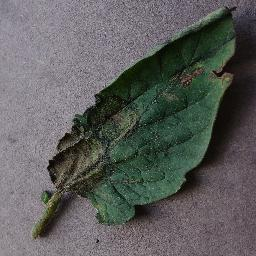
#> input picture Export/extra/dis-seg/JPEGImages/disease10.jpg, 256 x 256 px; its folder holds only this picture in this run
$ jupyter execute disease.ipynb
#> lines starting #> are read from the running program, lines starting #| are printed output that depends on the picture
# Normalization

[cell 1]
from PIL import Image
import numpy as np
import os
import glob

input_dir = '/home/krish/Downloads/AgriThon 2.0/Export/dis-yolo-seg/JPEGImages'
output_dir = '/home/krish/Downloads/AgriThon 2.0/Export/dis-yolo-seg/augmented/normalized'
os.makedirs(output_dir, exist_ok=True)

image_files = glob.glob(os.path.join(input_dir, '*.jpg'))

for path in image_files:
    img = np.array(Image.open(path)).astype('float32') / 255.0
    img_uint8 = (img * 255).astype('uint8')
#> img_uint8 is the input picture: shape (256, 256, 3); mean R, G, B 92.7, 93.8, 92
    Image.fromarray(img_uint8).save(os.path.join(output_dir, os.path.basename(path)))

# Rotation

[cell 2]
from PIL import Image
import os
import glob

input_dir = '/home/krish/Downloads/AgriThon 2.0/Export/dis-yolo-seg/JPEGImages'
output_dir = '/home/krish/Downloads/AgriThon 2.0/Export/dis-yolo-seg/augmented/rotated'
os.makedirs(output_dir, exist_ok=True)

image_files = glob.glob(os.path.join(input_dir, '*.jpg'))
angles = [90, 180, 270]

for path in image_files:
    img = Image.open(path)
    base = os.path.splitext(os.path.basename(path))[0]
    for angle in angles:
        rotated = img.rotate(angle, expand=True)
        rotated.save(os.path.join(output_dir, f'{base}_rot{angle}.png'))
#> this loop made 3 passes
#> pass 1, `rotated = img.rotate(angle, expand=True)`:
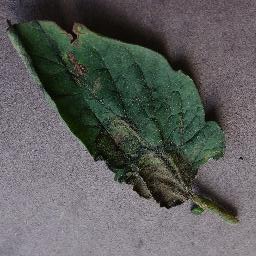
#> rotated: PIL image 256x256 RGB; mean R, G, B 92.7, 93.8, 92
#> pass 2, `rotated = img.rotate(angle, expand=True)`:
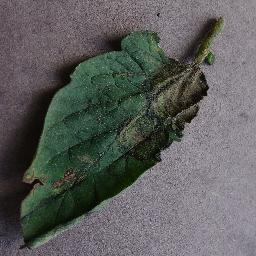
#> rotated: PIL image 256x256 RGB; mean R, G, B 92.7, 93.8, 92
#> pass 3, `rotated = img.rotate(angle, expand=True)`:
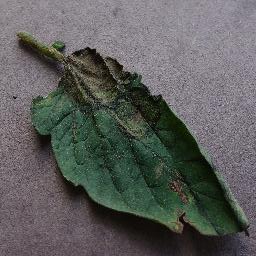
#> rotated: PIL image 256x256 RGB; mean R, G, B 92.7, 93.8, 92

# Flipping

[cell 3]
from PIL import Image
import os
import glob

input_dir = '/home/krish/Downloads/AgriThon 2.0/Export/dis-yolo-seg/JPEGImages'
output_dir = '/home/krish/Downloads/AgriThon 2.0/Export/dis-yolo-seg/augmented/flipped'
os.makedirs(output_dir, exist_ok=True)

image_files = glob.glob(os.path.join(input_dir, '*.jpg'))

for path in image_files:
    img = Image.open(path)
    base = os.path.splitext(os.path.basename(path))[0]

    img.transpose(Image.FLIP_LEFT_RIGHT).save(os.path.join(output_dir, f'{base}_hflip.png'))
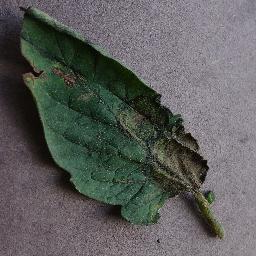
#> saved as disease10_hflip.png: PIL image 256x256 RGB; mean R, G, B 92.7, 93.8, 92
    img.transpose(Image.FLIP_TOP_BOTTOM).save(os.path.join(output_dir, f'{base}_vflip.png'))
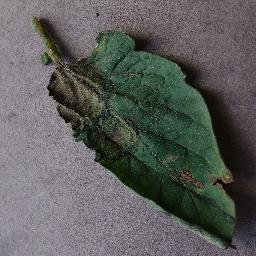
#> saved as disease10_vflip.png: PIL image 256x256 RGB; mean R, G, B 92.7, 93.8, 92

# Color Jittering

[cell 4]
from PIL import Image, ImageEnhance
import os, glob, random

input_dir = '/home/krish/Downloads/AgriThon 2.0/Export/dis-yolo-seg/JPEGImages'
output_dir = '/home/krish/Downloads/AgriThon 2.0/Export/dis-yolo-seg/augmented/color_jittered'
os.makedirs(output_dir, exist_ok=True)

image_files = glob.glob(os.path.join(input_dir, '*.jpg'))

for path in image_files:
    img = Image.open(path)
    base = os.path.splitext(os.path.basename(path))[0]

    # Random jitter
    brightness = ImageEnhance.Brightness(img).enhance(random.uniform(0.7, 1.3))
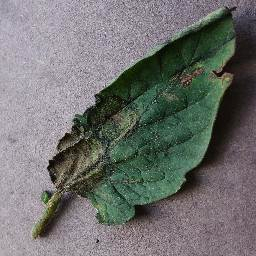
#> brightness: PIL image 256x256 RGB; mean R, G, B 111.3, 112.7, 110.5
    contrast = ImageEnhance.Contrast(brightness).enhance(random.uniform(0.7, 1.3))
    color = ImageEnhance.Color(contrast).enhance(random.uniform(0.7, 1.3))

    color.save(os.path.join(output_dir, f'{base}_jitter.png'))

# Contrast Enhancement

[cell 5]
from PIL import Image, ImageEnhance
import os, glob

input_dir = '/home/krish/Downloads/AgriThon 2.0/Export/dis-yolo-seg/JPEGImages'
output_dir = '/home/krish/Downloads/AgriThon 2.0/Export/dis-yolo-seg/augmented/contrast'
os.makedirs(output_dir, exist_ok=True)

image_files = glob.glob(os.path.join(input_dir, '*.jpg'))

for path in image_files:
    img = Image.open(path)
    base = os.path.splitext(os.path.basename(path))[0]

    enhanced = ImageEnhance.Contrast(img).enhance(1.5)
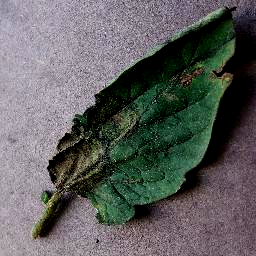
#> enhanced: PIL image 256x256 RGB; mean R, G, B 94.6, 95.5, 94.5
    enhanced.save(os.path.join(output_dir, f'{base}_contrast.png'))

$ run again, on Export/extra/dis-seg/JPEGImages/disease22.jpg
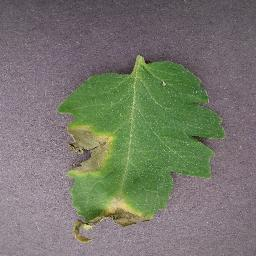
#> input picture Export/extra/dis-seg/JPEGImages/disease22.jpg, 256 x 256 px
#> img_uint8 is the input picture: shape (256, 256, 3); mean R, G, B 118.3, 119.5, 107.8
#> `brightness = ImageEnhance.Brightness(img).enhance(random.uniform(0.7, ..`:
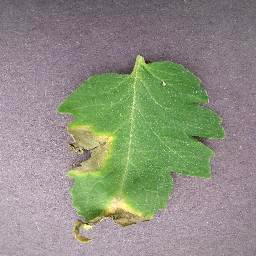
#> brightness: PIL image 256x256 RGB; mean R, G, B 142.2, 143.7, 129.6
#> `enhanced = ImageEnhance.Contrast(img).enhance(1.5)`:
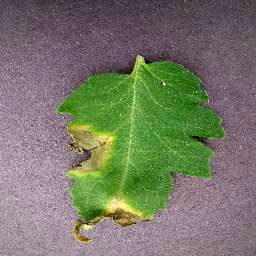
#> enhanced: PIL image 256x256 RGB; mean R, G, B 118.2, 120, 102.5

$ run again, on Export/extra/dis-seg/JPEGImages/disease25.jpg
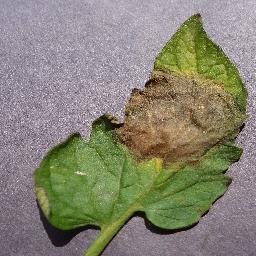
#> input picture Export/extra/dis-seg/JPEGImages/disease25.jpg, 256 x 256 px
#> img_uint8 is the input picture: shape (256, 256, 3); mean R, G, B 135.1, 132.4, 115.5
#> `brightness = ImageEnhance.Brightness(img).enhance(random.uniform(0.7, ..`:
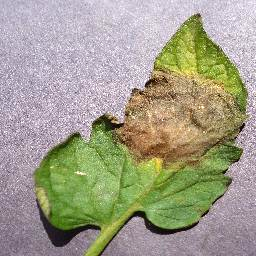
#> brightness: PIL image 256x256 RGB; mean R, G, B 162.3, 159.2, 138.7
#> `enhanced = ImageEnhance.Contrast(img).enhance(1.5)`:
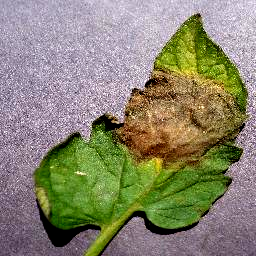
#> enhanced: PIL image 256x256 RGB; mean R, G, B 137.3, 133.5, 110.3

$ run again, on Export/extra/dis-seg/JPEGImages/disease28.jpg
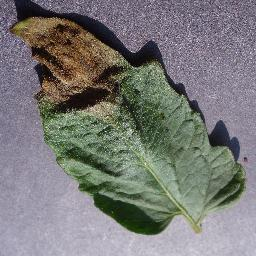
#> input picture Export/extra/dis-seg/JPEGImages/disease28.jpg, 256 x 256 px
#> img_uint8 is the input picture: shape (256, 256, 3); mean R, G, B 121.5, 121.4, 119.4
#> `enhanced = ImageEnhance.Contrast(img).enhance(1.5)`:
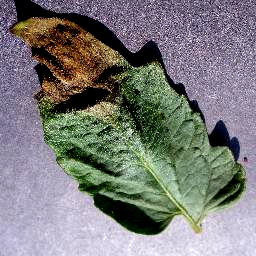
#> enhanced: PIL image 256x256 RGB; mean R, G, B 123.5, 123.3, 121.9
